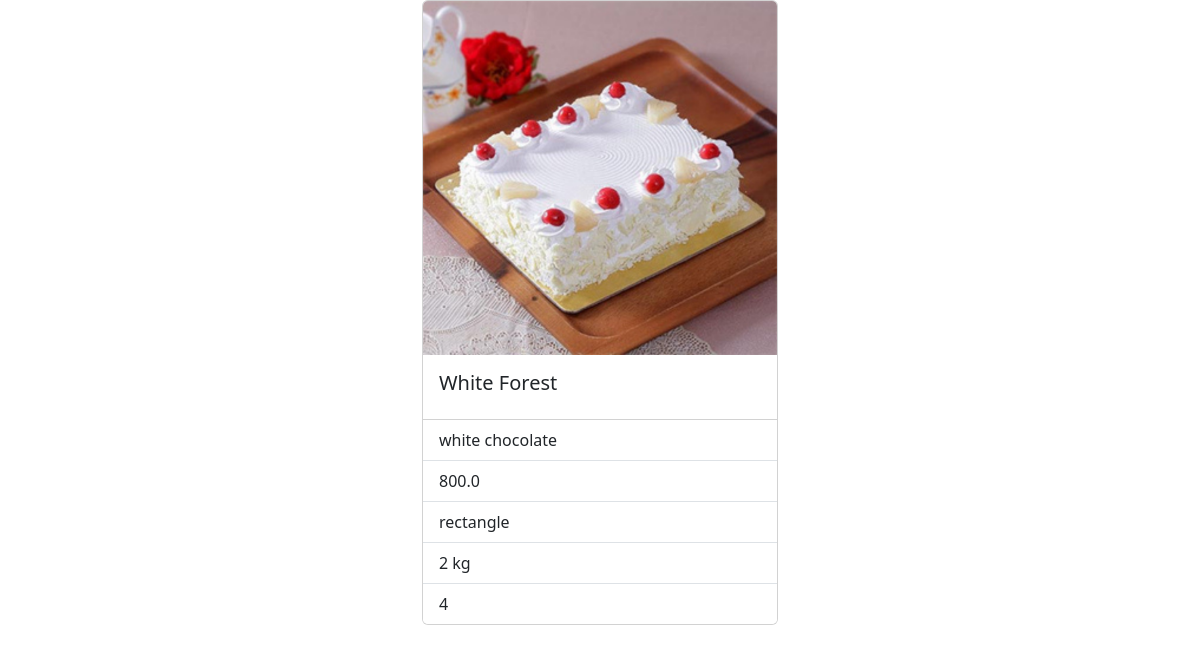
Screenshot of /cakes/2 with the database file from the repository.
### myapp/models.py (models this page shows, shortened)
class Cakes(models.Model):
    name=models.CharField(max_length=250)
    flavour=models.CharField(max_length=200)
    price=models.FloatField()
    shape=models.CharField(max_length=230)
    weight=models.CharField(max_length=250)
    layer=models.CharField(max_length=200)
    pic=models.ImageField(upload_to="images",null=True,blank=True)

### myapp/views.py (the view)
# urls.py: path("cakes/<int:pk>",views.CakeDetailView.as_view(),name="cake-detail"),
class CakeDetailView(View):
    def get(self,request,*args,**kwargs):
        id=kwargs.get("pk")
        qs=Cakes.objects.get(id=id)
        return render(request,"cake-detail.html",{"cake":qs})

### myapp/templates/cake-detail.html (shortened to what this page needs)
<!DOCTYPE html>
<html lang="en">
<head>
    <link href="https://cdn.jsdelivr.net/npm/bootstrap@5.3.0-alpha1/dist/css/bootstrap.min.css" rel="stylesheet">
</head>
<body>
    <div class="container">
        <div class="row">
            <div class="col-4"></div>
            <div class="col-4">
                <div class="card" style="width: 100%;">
                    <img src="{{cake.pic.url}}" class="card-img-top" alt="...">
                    <div class="card-body">
                      <h5 class="card-title">{{cake.name}}</h5>
                    </div>
                    <ul class="list-group list-group-flush">
                      <li class="list-group-item">{{cake.flavour}}</li>
                      <li class="list-group-item">{{cake.price}}</li>
                      <li class="list-group-item">{{cake.shape}}</li>
                      <li class="list-group-item">{{cake.weight}}</li>
                      <li class="list-group-item">{{cake.layer}}</li>
                    </ul>
                  </div>
            </div>
        </div>
    </div>
</body>
</html>

### rows the page displays
Cakes: pic (picture), name "White Forest", flavour "white chocolate", price "800.0", shape "rectangle", weight "2 kg", layer "4"
